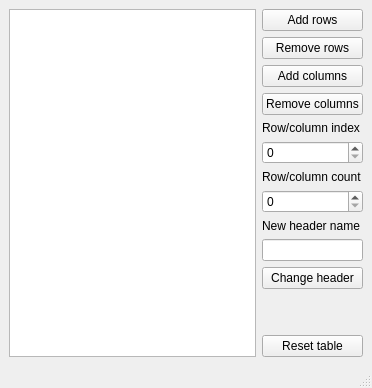
<?xml version="1.0" encoding="UTF-8"?>
<ui version="4.0">
 <class>MainWindow</class>
 <widget class="QMainWindow" name="MainWindow">
  <property name="geometry">
   <rect>
    <x>0</x>
    <y>0</y>
    <width>372</width>
    <height>381</height>
   </rect>
  </property>
  <property name="windowTitle">
   <string>MainWindow</string>
  </property>
  <widget class="QWidget" name="centralwidget">
   <layout class="QGridLayout" name="gridLayout">
    <item row="0" column="1">
     <layout class="QVBoxLayout" name="verticalLayout">
      <item>
       <widget class="QPushButton" name="pushButton">
        <property name="text">
         <string>Add rows</string>
        </property>
       </widget>
      </item>
      <item>
       <widget class="QPushButton" name="pushButton_2">
        <property name="text">
         <string>Remove rows</string>
        </property>
       </widget>
      </item>
      <item>
       <widget class="QPushButton" name="pushButton_3">
        <property name="text">
         <string>Add columns</string>
        </property>
       </widget>
      </item>
      <item>
       <widget class="QPushButton" name="pushButton_4">
        <property name="text">
         <string>Remove columns</string>
        </property>
       </widget>
      </item>
      <item>
       <widget class="QLabel" name="label">
        <property name="text">
         <string>Row/column index</string>
        </property>
       </widget>
      </item>
      <item>
       <widget class="QSpinBox" name="spinBox"/>
      </item>
      <item>
       <widget class="QLabel" name="label_2">
        <property name="text">
         <string>Row/column count</string>
        </property>
       </widget>
      </item>
      <item>
       <widget class="QSpinBox" name="spinBox_2"/>
      </item>
      <item>
       <widget class="QLabel" name="label_3">
        <property name="text">
         <string>New header name</string>
        </property>
       </widget>
      </item>
      <item>
       <widget class="QLineEdit" name="lineEdit">
        <property name="sizePolicy">
         <sizepolicy hsizetype="Ignored" vsizetype="Fixed">
          <horstretch>0</horstretch>
          <verstretch>0</verstretch>
         </sizepolicy>
        </property>
       </widget>
      </item>
      <item>
       <widget class="QPushButton" name="pushButton_5">
        <property name="text">
         <string>Change header</string>
        </property>
       </widget>
      </item>
      <item>
       <spacer name="verticalSpacer_2">
        <property name="orientation">
         <enum>Qt::Vertical</enum>
        </property>
        <property name="sizeType">
         <enum>QSizePolicy::Fixed</enum>
        </property>
        <property name="sizeHint" stdset="0">
         <size>
          <width>20</width>
          <height>40</height>
         </size>
        </property>
       </spacer>
      </item>
      <item>
       <widget class="QPushButton" name="pushButton_6">
        <property name="text">
         <string>Reset table</string>
        </property>
       </widget>
      </item>
      <item>
       <spacer name="verticalSpacer">
        <property name="orientation">
         <enum>Qt::Vertical</enum>
        </property>
        <property name="sizeHint" stdset="0">
         <size>
          <width>20</width>
          <height>40</height>
         </size>
        </property>
       </spacer>
      </item>
     </layout>
    </item>
    <item row="0" column="0">
     <layout class="QHBoxLayout" name="horizontalLayout">
      <item>
       <widget class="QTableView" name="tableView"/>
      </item>
     </layout>
    </item>
   </layout>
  </widget>
  <widget class="QMenuBar" name="menubar">
   <property name="geometry">
    <rect>
     <x>0</x>
     <y>0</y>
     <width>372</width>
     <height>21</height>
    </rect>
   </property>
  </widget>
  <widget class="QStatusBar" name="statusbar"/>
 </widget>
 <resources/>
 <connections/>
</ui>
